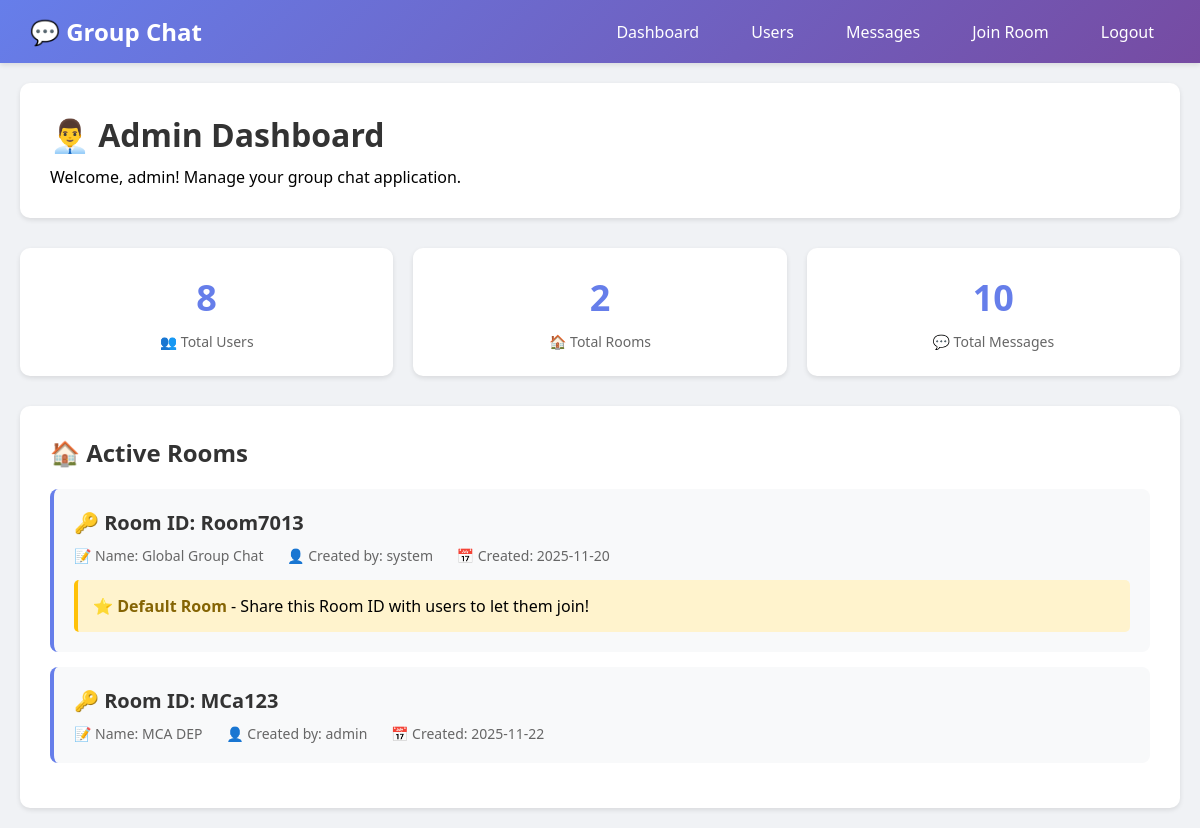
The app's page /admin/dashboard (signed in) with its own data.
### app.py (models this page shows, shortened)
class User(UserMixin, db.Model):
    id = db.Column(db.Integer, primary_key=True)
    username = db.Column(db.String(80), unique=True, nullable=False)
    email = db.Column(db.String(120), unique=True, nullable=False)
    password_hash = db.Column(db.String(200), nullable=False)
    role = db.Column(db.String(20), default='user')
    created_at = db.Column(db.DateTime, default=datetime.utcnow)

class Room(db.Model):
    id = db.Column(db.Integer, primary_key=True)
    room_id = db.Column(db.String(50), unique=True, nullable=False)
    room_name = db.Column(db.String(100), nullable=False)
    created_by = db.Column(db.String(80), nullable=False)
    created_at = db.Column(db.DateTime, default=datetime.utcnow)
    is_active = db.Column(db.Boolean, default=True)

### app.py (the view)
@app.route('/admin/dashboard')
@login_required
def admin_dashboard():
    if current_user.role != 'admin':
        flash('Access denied', 'danger')
        return redirect(url_for('join_room_page'))
    total_users = User.query.count()
    total_rooms = Room.query.count()
    total_messages = Message.query.count()
    active_rooms = Room.query.filter_by(is_active=True).all()
    return render_template('admin_dashboard.html', total_users=total_users, total_rooms=total_rooms,
                         total_messages=total_messages, rooms=active_rooms, fixed_room_id=FIXED_ROOM_ID)

### app.py (called while the page is built)
@login_manager.user_loader
def load_user(user_id):
    return User.query.get(int(user_id))

### templates/admin_dashboard.html (shortened to what this page needs)
{% extends 'base.html' %}
{% block content %}
<div class="dashboard-header">
    <h1>👨‍💼 Admin Dashboard</h1>
    <p>Welcome, {{ current_user.username }}! Manage your group chat application.</p>
</div>
<div class="stats-grid">
    <div class="stat-card">
        <h3>{{ total_users }}</h3>
        <p>👥 Total Users</p>
    </div>
    <div class="stat-card">
        <h3>{{ total_rooms }}</h3>
        <p>🏠 Total Rooms</p>
    </div>
    <div class="stat-card">
        <h3>{{ total_messages }}</h3>
        <p>💬 Total Messages</p>
    </div>
</div>
<div class="rooms-section">
    <h2>🏠 Active Rooms</h2>
    {% if rooms %}
        {% for room in rooms %}
        <div class="room-card">
            <div class="room-id">🔑 Room ID: {{ room.room_id }}</div>
            <div class="room-info">
                <span>📝 Name: {{ room.room_name }}</span>
                <span>👤 Created by: {{ room.created_by }}</span>
                <span>📅 Created: {{ room.created_at.strftime('%Y-%m-%d') }}</span>
            </div>
            {% if room.room_id == fixed_room_id %}
            <div class="highlight">
                <strong>⭐ Default Room</strong> - Share this Room ID with users to let them join!
            </div>
            {% endif %}
        </div>
        {% endfor %}
    {% else %}
        <p style="color: #666;">No active rooms found.</p>
    {% endif %}
</div>
{% endblock %}

### templates/base.html (style rules this page uses)
* { margin: 0; padding: 0; box-sizing: border-box; }
body { font-family: 'Segoe UI', Tahoma, Geneva, Verdana, sans-serif; background: #f0f2f5; min-height: 100vh; }

### templates/admin_dashboard.html (style rules this page uses)
.dashboard-header { background: white; padding: 30px; border-radius: 10px; box-shadow: 0 2px 5px rgba(0,0,0,0.1); margin-bottom: 30px; }
.dashboard-header h1 { color: #333; margin-bottom: 10px; }
.stats-grid { display: grid; grid-template-columns: repeat(auto-fit, minmax(250px, 1fr)); gap: 20px; margin-bottom: 30px; }
.stat-card { background: white; padding: 25px; border-radius: 10px; box-shadow: 0 2px 5px rgba(0,0,0,0.1); text-align: center; }
.stat-card h3 { color: #667eea; font-size: 36px; margin-bottom: 10px; }
.stat-card p { color: #666; font-size: 14px; }
.rooms-section { background: white; padding: 30px; border-radius: 10px; box-shadow: 0 2px 5px rgba(0,0,0,0.1); }
.rooms-section h2 { color: #333; margin-bottom: 20px; }
.room-card { background: #f8f9fa; padding: 20px; border-radius: 8px; margin-bottom: 15px; border-left: 4px solid #667eea; }
.room-id { font-size: 20px; font-weight: bold; color: #333; margin-bottom: 10px; }
.room-info { color: #666; font-size: 14px; }
.room-info span { display: inline-block; margin-right: 20px; }
.highlight { background: #fff3cd; padding: 15px; border-radius: 5px; border-left: 4px solid #ffc107; margin-top: 15px; }
.highlight strong { color: #856404; }

### records on screen
User: username "admin"
Room: room_id "Room7013", room_name "Global Group Chat", created_by "system", created_at "2025-11-20", shows "⭐ Default Room"
Room: room_id "MCa123", room_name "MCA DEP", created_by "admin", created_at "2025-11-22"

### other values on screen
{{ total_users }} "8"
{{ total_rooms }} "2"
{{ total_messages }} "10"
